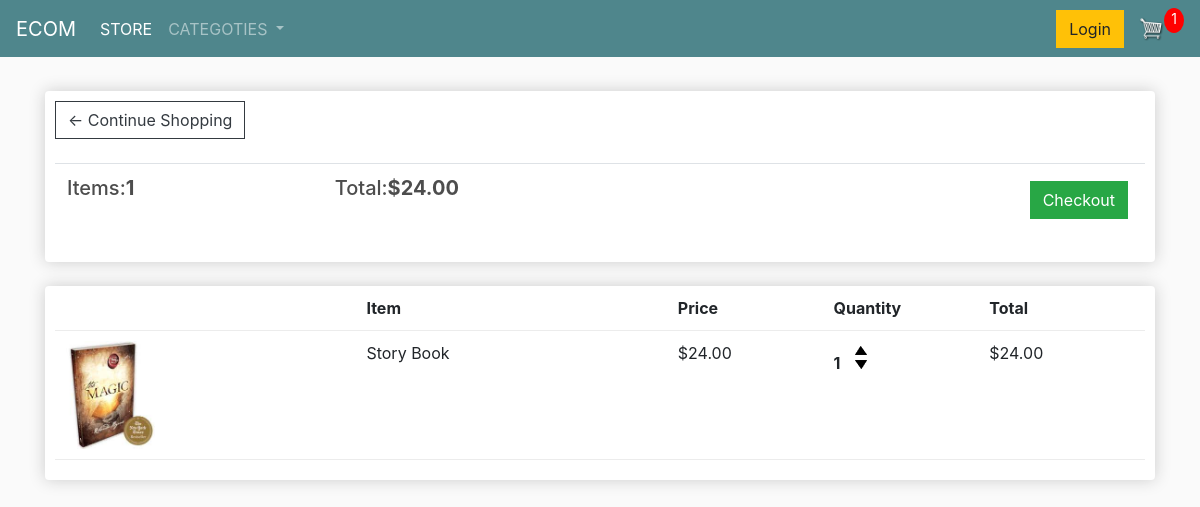
The app's page /cart/ (signed in) with its own data.
### store/models.py (models this page shows, shortened)
class Order(models.Model):
    customer = models.ForeignKey(Customer, on_delete=models.SET_NULL, null=True, blank=True)
    date_orderd = models.DateTimeField(auto_now_add=True)
    complete = models.BooleanField(default=False, null=True, blank=True)
    transaction_id = models.CharField(max_length=200, null=True)
    @property
    def get_cart_total(self):
        orderitems = self.orderitem_set.all()
        total = sum([item.get_total for item in orderitems])
        return total
    @property
    def get_cart_items(self):
        orderitems = self.orderitem_set.all()
        total = sum([item.quantity for item in orderitems])
        return total

class OrderItem(models.Model):
    product = models.ForeignKey(Product, on_delete=models.SET_NULL, null=True, blank=True)
    order = models.ForeignKey(Order, on_delete=models.SET_NULL, null=True, blank=True)
    quantity = models.IntegerField(default=0, null=True, blank=True)
    date_added = models.DateTimeField(auto_now_add=True)
    @property
    def get_total(self):
        total = self.product.price * self.quantity
        return total

class Product(models.Model):
    category = models.ForeignKey(Category, related_name='product', on_delete=models.CASCADE)
    created_by = models.ForeignKey(User, related_name='product_creator', on_delete=models.CASCADE)
    name = models.CharField(max_length=200, null=True)
    price = models.DecimalField(max_digits=7, decimal_places=2)
    digital = models.BooleanField(default=False, null=True, blank=True)
    image = models.ImageField(null=True, blank=True)
    slug = models.SlugField(max_length=255)
    in_stock = models.BooleanField(default=True)
    created = models.DateTimeField(auto_now_add=True)
    updated = models.DateTimeField(auto_now=True)
    class Meta:
        ordering = ('-created',)
    @property
    def imageURL(self):
        try:
            url = self.image.url
        except:
            url = ""
        return url

### store/views.py (the view)
# urls.py: path('cart/', views.cart, name="cart"),
def cart(request):
    data = cartData(request)
    items = data['items']
    order = data['order']
    cartItems = data['cartItems']
    context = {'items': items, 'order': order, 'cartItems': cartItems}
    return render(request, 'store/cart.html', context)

### store/context_processors.py (called while the page is built)
def categories(request):
    return {
            'categories': Category.objects.all()
            }

### store/models.py (called while the page is built)
    def get_absolute_url(self):
        return reverse('store:category_list', args=[self.slug])

### store/utils.py (called while the page is built)
def cartData(request):
    if request.user.is_authenticated:
        customer = request.user.customer
        order, created = Order.objects.get_or_create(customer=customer, complete=False)
        items = order.orderitem_set.all()
        cartItems = order.get_cart_items
    else:
        cookieData = cookieCart(request)
        items = cookieData['items']
        order = cookieData['order']
        cartItems = cookieData['cartItems']
    return {'items': items, 'order': order, 'cartItems': cartItems}

### store/templates/store/cart.html
{% extends 'store/main.html' %}
{% load static %}
{% block content %}
<div class="row">
	<div class="col-lg-12">
		<div class="box-element">
			<a  class="btn btn-outline-dark" href="{% url 'store:store' %}">&#x2190; Continue Shopping</a>
			<br>
			<br>
			<table class="table">
				<tr>
					<th><h5>Items:<strong>{{order.get_cart_items}}</strong></h5></th>
					<th><h5>Total:<strong>${{order.get_cart_total|floatformat:2}}</strong></h5></th>
					<th>
						<a  style="float:right; margin:5px;" class="btn btn-success" href="{% url 'store:checkout' %}">Checkout</a>
					</th>
				</tr>
			</table>
		</div>
		<br>
		<div class="box-element">
			<div class="cart-row">
				<div style="flex:2"></div>
				<div style="flex:2"><strong>Item</strong></div>
				<div style="flex:1"><strong>Price</strong></div>
				<div style="flex:1"><strong>Quantity</strong></div>
				<div style="flex:1"><strong>Total</strong></div>
			</div>
			{% for item in items %}
			<div class="cart-row">
				<div style="flex:2"><img class="row-image" src="{{item.product.imageURL}}"></div>
				<div style="flex:2"><p>{{item.product.name}}</p></div>
				<div style="flex:1"><p>${{item.product.price|floatformat:2}}</p></div>
				<div style="flex:1">
					<p class="quantity">{{item.quantity}}</p>
					<div class="quantity">
						<img data-product="{{item.product.id}}" data-action="add" class="chg-quantity update-cart" src="{% static  'images/arrow-up.png' %}">
						<img data-product="{{item.product.id}}" data-action="remove" class="chg-quantity update-cart" src="{% static  'images/arrow-down.png' %}">
					</div>
				</div>
				<div style="flex:1"><p>${{item.get_total}}</p></div>
			</div>
			{% endfor %}
		</div>
	</div>
</div>
{% endblock content %}

### static/css/main.css (style rules this page uses)
body { background-color: hsl(0, 0%, 98%); }
h1,h2,h3,h4,h5,h6 { color:hsl(0, 0%, 30%); }
.box-element { box-shadow:hsl(0, 0%, 80%) 0 0 16px; background-color: #fff; border-radius: 4px; padding: 10px; }
.col-lg-4, .col-lg-6, .col-lg-8, .col-lg-12 { margin-top: 10px; }
.btn { border-radius: 0; }
.row-image { width: 100px; }
.cart-row { display: flex; align-items: flex-stretch; padding-bottom: 10px; margin-bottom: 10px; border-bottom: 1px solid #ececec; }
.quantity { display: inline-block; font-weight: 700; padding-right:10px; }
.chg-quantity { width: 12px; cursor: pointer; display: block; margin-top: 5px; transition:.1s; }

### records on screen
Order: get_cart_items "1", get_cart_total "24.00"
OrderItem: product.imageURL (picture), product.name "Story Book", product.price "24.00", quantity "1", get_total "24.00"

### other values on screen
{{ cartItems }} "1"
